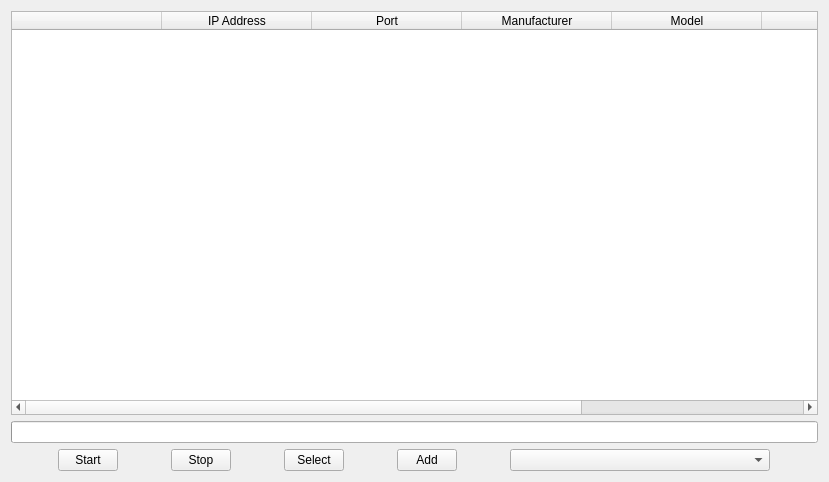
<?xml version="1.0" encoding="UTF-8"?>
<ui version="4.0">
 <class>VSCSearch</class>
 <widget class="QWidget" name="VSCSearch">
  <property name="geometry">
   <rect>
    <x>0</x>
    <y>0</y>
    <width>829</width>
    <height>482</height>
   </rect>
  </property>
  <property name="windowTitle">
   <string>Form</string>
  </property>
  <layout class="QGridLayout" name="gridLayout">
   <item row="0" column="0">
    <widget class="QTableWidget" name="tableWidget">
     <property name="frameShape">
      <enum>QFrame::StyledPanel</enum>
     </property>
     <property name="frameShadow">
      <enum>QFrame::Sunken</enum>
     </property>
     <property name="lineWidth">
      <number>1</number>
     </property>
     <property name="autoScroll">
      <bool>true</bool>
     </property>
     <property name="textElideMode">
      <enum>Qt::ElideLeft</enum>
     </property>
     <property name="verticalScrollMode">
      <enum>QAbstractItemView::ScrollPerItem</enum>
     </property>
     <property name="wordWrap">
      <bool>true</bool>
     </property>
     <attribute name="horizontalHeaderDefaultSectionSize">
      <number>150</number>
     </attribute>
     <attribute name="horizontalHeaderMinimumSectionSize">
      <number>23</number>
     </attribute>
     <attribute name="verticalHeaderVisible">
      <bool>true</bool>
     </attribute>
     <attribute name="verticalHeaderCascadingSectionResizes">
      <bool>true</bool>
     </attribute>
     <attribute name="verticalHeaderDefaultSectionSize">
      <number>23</number>
     </attribute>
     <attribute name="verticalHeaderMinimumSectionSize">
      <number>23</number>
     </attribute>
     <attribute name="verticalHeaderShowSortIndicator" stdset="0">
      <bool>false</bool>
     </attribute>
     <attribute name="verticalHeaderStretchLastSection">
      <bool>false</bool>
     </attribute>
     <column>
      <property name="text">
       <string/>
      </property>
     </column>
     <column>
      <property name="text">
       <string>IP Address</string>
      </property>
     </column>
     <column>
      <property name="text">
       <string>Port</string>
      </property>
     </column>
     <column>
      <property name="text">
       <string>Manufacturer</string>
      </property>
     </column>
     <column>
      <property name="text">
       <string>Model</string>
      </property>
     </column>
     <column>
      <property name="text">
       <string>Version</string>
      </property>
     </column>
     <column>
      <property name="text">
       <string>ONVIF Address</string>
      </property>
      <property name="textAlignment">
       <set>AlignJustify|AlignVCenter</set>
      </property>
     </column>
    </widget>
   </item>
   <item row="1" column="0">
    <layout class="QVBoxLayout" name="verticalLayout">
     <item>
      <widget class="QProgressBar" name="progressBar">
       <property name="value">
        <number>0</number>
       </property>
       <property name="textVisible">
        <bool>false</bool>
       </property>
       <property name="format">
        <string notr="true"/>
       </property>
      </widget>
     </item>
     <item>
      <layout class="QHBoxLayout" name="horizontalLayout">
       <item>
        <widget class="QPushButton" name="pushButtonStart">
         <property name="maximumSize">
          <size>
           <width>60</width>
           <height>30</height>
          </size>
         </property>
         <property name="text">
          <string>Start</string>
         </property>
        </widget>
       </item>
       <item>
        <widget class="QPushButton" name="pushButtonStop">
         <property name="maximumSize">
          <size>
           <width>60</width>
           <height>30</height>
          </size>
         </property>
         <property name="text">
          <string>Stop</string>
         </property>
        </widget>
       </item>
       <item>
        <widget class="QPushButton" name="pushButtonSelect">
         <property name="maximumSize">
          <size>
           <width>60</width>
           <height>30</height>
          </size>
         </property>
         <property name="text">
          <string>Select</string>
         </property>
        </widget>
       </item>
       <item>
        <widget class="QPushButton" name="pushButtonAdd">
         <property name="maximumSize">
          <size>
           <width>60</width>
           <height>30</height>
          </size>
         </property>
         <property name="text">
          <string>Add</string>
         </property>
        </widget>
       </item>
       <item>
        <widget class="QComboBox" name="comboBox">
         <property name="maximumSize">
          <size>
           <width>260</width>
           <height>30</height>
          </size>
         </property>
        </widget>
       </item>
      </layout>
     </item>
    </layout>
   </item>
  </layout>
 </widget>
 <resources/>
 <connections/>
</ui>
